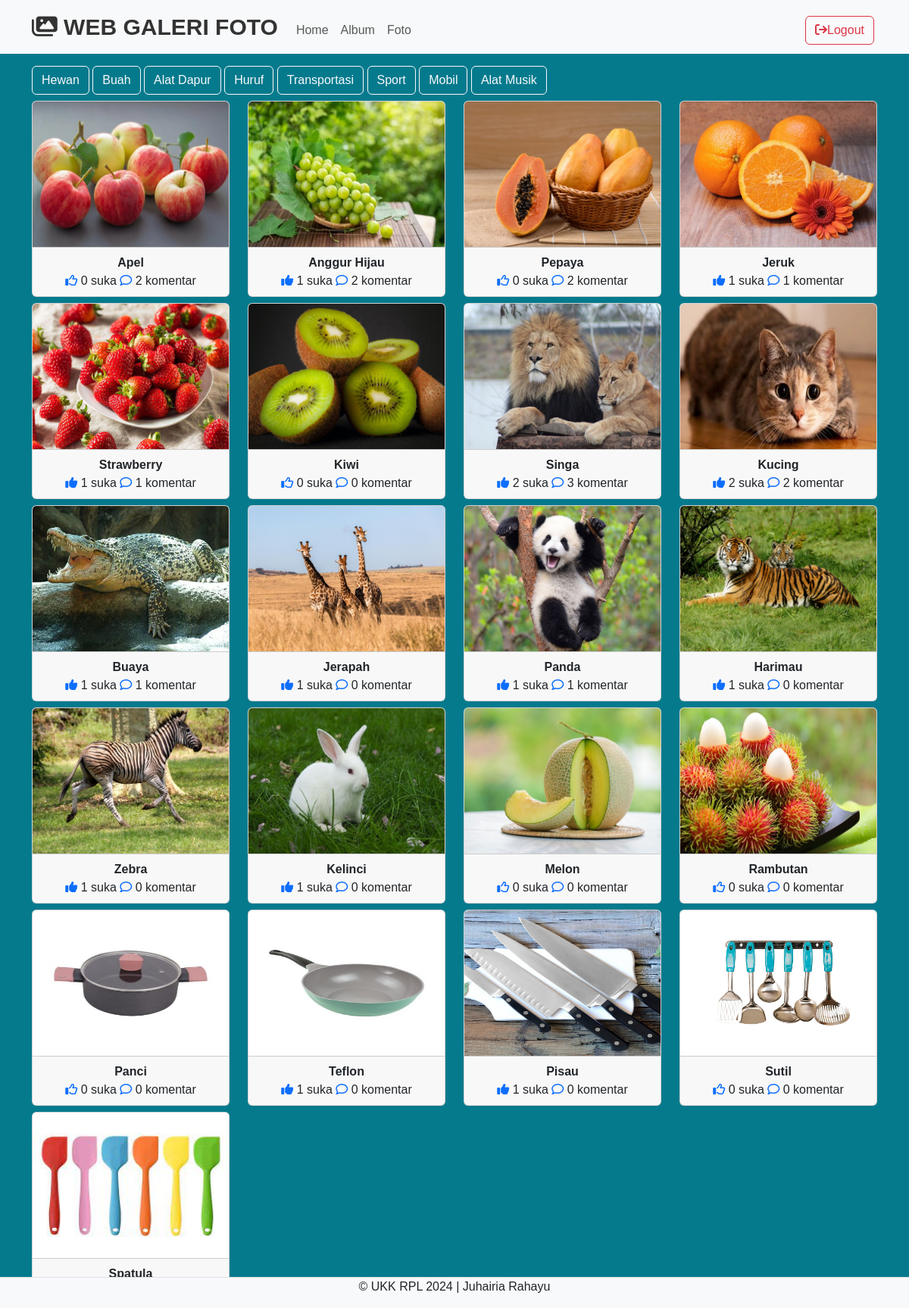
Page /admin/home.php (signed in) on the committed database.
### tables this page shows
CREATE TABLE `album` (
  `albumid` int(11) NOT NULL,
  `namaalbum` varchar(255) NOT NULL,
  `deskripsi` text NOT NULL,
  `tanggalbuat` date NOT NULL,
  `userid` int(11) NOT NULL
);

CREATE TABLE `foto` (
  `fotoid` int(11) NOT NULL,
  `judulfoto` varchar(255) NOT NULL,
  `deskripsifoto` text NOT NULL,
  `tanggalunggah` date NOT NULL,
  `lokasifile` varchar(255) NOT NULL,
  `albumid` int(11) NOT NULL,
  `userid` int(11) NOT NULL
);

### admin/home.php (the view, shortened to what this page needs)
  <?php
  $userid = $_SESSION['userid'];
  include '../config/koneksi.php';
  ?>
  <!DOCTYPE html>
  <html lang="en">
  <head>
      <link rel="stylesheet" type="text/css" href="../assets/css/bootstrap.min.css">
      <link rel="stylesheet" href="https://cdnjs.cloudflare.com/ajax/libs/font-awesome/6.5.1/css/all.min.css"/>
  </head>
  <body>
  <nav class="navbar navbar-expand-lg bg-body-tertiary">
    <div class="container">
    <a class="navbar-brand" href="index.php">
    <i class="fas fa-images" style="font-size: 30px;"></i>
        WEB GALERI FOTO
      </a>
      <div class="collapse navbar-collapse mt-2" id="navbarNavAltMarkup">
        <div class="navbar-nav me-auto">
        <a href="home.php" class="nav-link">Home</a>
        <a href="album.php" class="nav-link">Album</a>
        <a href="foto.php" class="nav-link">Foto</a>
        </div>
        <a href="../config/aksi_logout.php" class="btn btn-outline-danger m-1"><i class="fa fa-sign-out" aria-hidden="true"></i>Logout</a>
      </div>
    </div>
  </nav>
  <div class="container mt-3">
      <?php
      $album = mysqli_query($koneksi, "SELECT * FROM album WHERE userid='$userid'");
      while($row = mysqli_fetch_array($album)){ ?>
      <a href="home.php?albumid=<?php echo $row['albumid'] ?>" class="btn btn-outline-light">
      <?php echo $row['namaalbum'] ?></a>
      <?php } ?>
      <div class="row">
          <?php
          if (isset($_GET['albumid'])){
              $albumid = $_GET['albumid'];
              $query = mysqli_query($koneksi, "SELECT * FROM foto WHERE userid='$userid' AND albumid='$albumid'");
              while($data = mysqli_fetch_array($query)){ ?>
        <!-- <div class="modal fade" id="album<?php echo $row['albumid'] ?>" tabindex="-1" aria-labelledby="exampleModalLabel"
             aria-hidden="true">
            <div class="modal-dialog modal-xl">
                <div class="modal-content">
                    <div class="modal-header">
                        <h5 class="modal-title" id="exampleModalLabel"><?php echo $row['namaalbum'] ?></h5>
                        <button type="button" class="btn-close" data-bs-dismiss="modal" aria-label="Close"></button>
              </div>
                </div>
            </div>
        </div>
</div> -->
  <div class="col-md-3 mt-2">
              <div class="card">
                  <img style="height: 12rem;" src="../assets/img/<?php echo $data['lokasifile'] ?>" class="card-img-top"
                  title="<?php echo $data['judulfoto'] ?>">
                  <div class="card-footer text-center">
                      <?php
                      $fotoid = $data['fotoid'];
                      $ceksuka = mysqli_query($koneksi, "SELECT * FROM likefoto WHERE fotoid='$fotoid' AND userid='$userid'");
                      if (mysqli_num_rows($ceksuka) == 1) { ?>
                            <a href="../config/proses_like.php?fotoid=<?php echo $data['fotoid'] ?>" type="submit" name="batalsuka">
                            <i class="fa fa-thumbs-up" aria-hidden="true"></i></a>
                      <?php }else{ ?>
                          <a href="../config/proses_like.php?fotoid=<?php echo $data['fotoid'] ?>" type="submit" name="suka">
                          <i class="fa fa-thumbs-up" aria-hidden="true"></i></a>
                          <?php }
                      $like = mysqli_query($koneksi, "SELECT * FROM likefoto WHERE fotoid='$fotoid'");
                      echo mysqli_num_rows($like). ' suka';
                      ?>
                      <a href="#" type="button" data-bs-toggle="modal" data-bs-target="#komentar<?php echo $data['fotoid'] ?>"><i class="fa-regular fa-comment"></i> </a>
                      <?php
                      $jmlkomen = mysqli_query($koneksi, "SELECT * FROM komentarfoto WHERE fotoid='$fotoid'");
                      echo mysqli_num_rows($jmlkomen). ' komentar';
                      ?>
                  </div>
              </div>
          </div>
        <?php  }  }else{
$query = mysqli_query($koneksi, "SELECT foto.*, user.namalengkap, album.namaalbum
FROM foto
INNER JOIN user ON foto.userid = user.userid
INNER JOIN album ON foto.albumid = album.albumid
WHERE foto.userid='$userid'");
  while($data =mysqli_fetch_array($query)){
  ?>
  <div class="col-md-3 mt-2">
              <div class="card">
                  <img style="height: 12rem;" src="../assets/img/<?php echo $data['lokasifile'] ?>" class="card-img-top"
                  title="<?php echo $data['judulfoto'] ?>">
                  <div class="card-footer text-center">
                  <strong><?php echo $data['judulfoto'] ?></strong><br>
                      <?php
                      $fotoid = $data['fotoid'];
                      $ceksuka = mysqli_query($koneksi, "SELECT * FROM likefoto WHERE fotoid='$fotoid' AND userid='$userid'");
                      if (mysqli_num_rows($ceksuka) == 1) { ?>
                            <a href="../config/proses_like.php?fotoid=<?php echo $data['fotoid'] ?>" type="submit" name="batalsuka">
                            <i class="fa-solid fa-thumbs-up"></i></a>
                      <?php }else{ ?>
                          <a href="../config/proses_like.php?fotoid=<?php echo $data['fotoid'] ?>" type="submit" name="suka">
                          <i class="fa-regular fa-thumbs-up"></i></a>
                          <?php }
                      $like = mysqli_query($koneksi, "SELECT * FROM likefoto WHERE fotoid='$fotoid'");
                      echo mysqli_num_rows($like). ' suka';
                      ?>
                      <a href="#" type="button" data-bs-toggle="modal" data-bs-target="#komentar<?php echo $data['fotoid'] ?>"><i class="fa-regular fa-comment"></i> </a>
                      <?php
                      $jmlkomen = mysqli_query($koneksi, "SELECT * FROM komentarfoto WHERE fotoid='$fotoid'");
                      echo mysqli_num_rows($jmlkomen). ' komentar';
                      ?>
                  </div>
              </div>
          </div>
                      <?php } } ?>
    </div>
  </div>
  <footer class="d-flex justify-content-center border-top mt-3 bg-light fixed-bottom">
      <p>&copy; UKK RPL 2024 | Juhairia Rahayu</p>
  </footer>
  </body>
  </html>

### admin/home.php (style rules this page uses)
body { background-size: cover; background: #057a8d 64%; height: 100vh; margin: 0; font-family: sans-serif; }
.navbar-brand { font-size: 30px; font-weight: bold; text-decoration: none; color: #333; }

### rows in the picture
album: namaalbum "Hewan"
album: namaalbum "Buah"
album: namaalbum "Alat Dapur"
album: namaalbum "Huruf"
album: namaalbum "Transportasi"
album: namaalbum "Sport"
album: namaalbum "Mobil"
album: namaalbum "Alat Musik"
foto: lokasifile (picture), judulfoto "Apel", mysqli_num_rows($like) "0", mysqli_num_rows($jmlkomen) "2"
foto: lokasifile (picture), judulfoto "Anggur Hijau", mysqli_num_rows($like) "1", mysqli_num_rows($jmlkomen) "2"
foto: lokasifile (picture), judulfoto "Pepaya", mysqli_num_rows($like) "0", mysqli_num_rows($jmlkomen) "2"
foto: lokasifile (picture), judulfoto "Jeruk", mysqli_num_rows($like) "1", mysqli_num_rows($jmlkomen) "1"
foto: lokasifile (picture), judulfoto "Strawberry", mysqli_num_rows($like) "1", mysqli_num_rows($jmlkomen) "1"
foto: lokasifile (picture), judulfoto "Kiwi", mysqli_num_rows($like) "0", mysqli_num_rows($jmlkomen) "0"
foto: lokasifile (picture), judulfoto "Singa", mysqli_num_rows($like) "2", mysqli_num_rows($jmlkomen) "3"
foto: lokasifile (picture), judulfoto "Kucing", mysqli_num_rows($like) "2", mysqli_num_rows($jmlkomen) "2"
foto: lokasifile (picture), judulfoto "Buaya", mysqli_num_rows($like) "1", mysqli_num_rows($jmlkomen) "1"
foto: lokasifile (picture), judulfoto "Jerapah", mysqli_num_rows($like) "1", mysqli_num_rows($jmlkomen) "0"
foto: lokasifile (picture), judulfoto "Panda", mysqli_num_rows($like) "1", mysqli_num_rows($jmlkomen) "1"
foto: lokasifile (picture), judulfoto "Harimau", mysqli_num_rows($like) "1", mysqli_num_rows($jmlkomen) "0"
foto: lokasifile (picture), judulfoto "Zebra", mysqli_num_rows($like) "1", mysqli_num_rows($jmlkomen) "0"
foto: lokasifile (picture), judulfoto "Kelinci", mysqli_num_rows($like) "1", mysqli_num_rows($jmlkomen) "0"
foto: lokasifile (picture), judulfoto "Melon", mysqli_num_rows($like) "0", mysqli_num_rows($jmlkomen) "0"
foto: lokasifile (picture), judulfoto "Rambutan", mysqli_num_rows($like) "0", mysqli_num_rows($jmlkomen) "0"
foto: lokasifile (picture), judulfoto "Panci", mysqli_num_rows($like) "0", mysqli_num_rows($jmlkomen) "0"
foto: lokasifile (picture), judulfoto "Teflon", mysqli_num_rows($like) "1", mysqli_num_rows($jmlkomen) "0"
foto: lokasifile (picture), judulfoto "Pisau", mysqli_num_rows($like) "1", mysqli_num_rows($jmlkomen) "0"
foto: lokasifile (picture), judulfoto "Sutil", mysqli_num_rows($like) "0", mysqli_num_rows($jmlkomen) "0"
foto: lokasifile (picture), judulfoto "Spatula"
